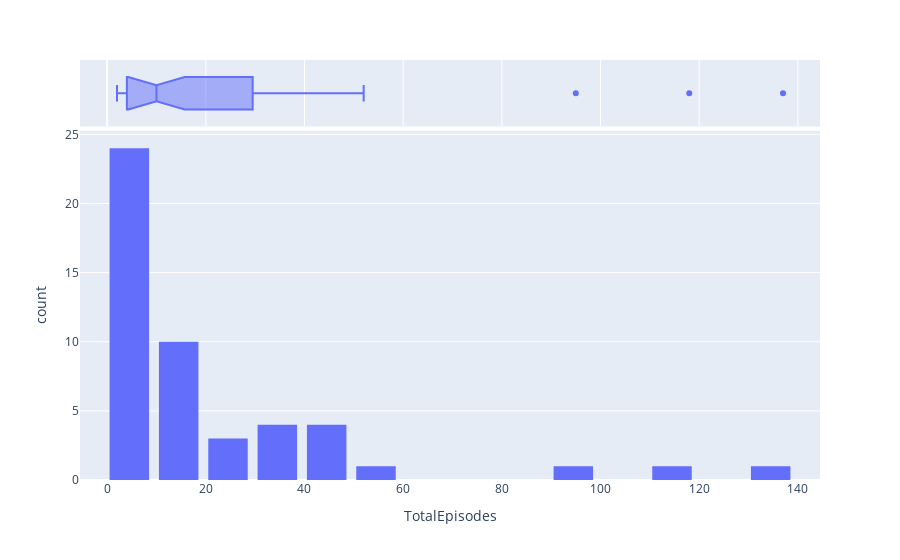

The code cell stored with this chart in its notebook:
### Code cell
# Histogram based on Total episodes
ax = px.histogram(data,x='TotalEpisodes',marginal="box",nbins=18)
ax.update_layout(bargap=0.2)

### Figure 1 — Plotly figure (JSON) as saved in the notebook; plotly's stock layout.template omitted (floating-point values rounded to 4 significant figures)
{"data": [{"alignmentgroup": "True", "bingroup": "x", "hovertemplate": "TotalEpisodes=%{x}<br>count=%{y}<extra></extra>", "legendgroup": "", "marker": {"color": "#636efa", "pattern": {"shape": ""}}, "name": "", "nbinsx": 18, "offsetgroup": "", "orientation": "v", "showlegend": false, "type": "histogram", "x": [3, 5, 10, 12, 15, 2, 6, 8, 2, 4, 2, 8, 14, 39, 5, 3, 5, 9, 43, 11, 15, 5, 2, 35, 49, 13, 11, 45, 3, 21, 2, 14, 31, 4, 33, 27, 6, 52, 4, 47, 3, 118, 4, 29, 3, 95, 12, 2, 137], "xaxis": "x", "yaxis": "y"}, {"alignmentgroup": "True", "hovertemplate": "TotalEpisodes=%{x}<extra></extra>", "legendgroup": "", "marker": {"color": "#636efa"}, "name": "", "notched": true, "offsetgroup": "", "showlegend": false, "type": "box", "x": [3, 5, 10, 12, 15, 2, 6, 8, 2, 4, 2, 8, 14, 39, 5, 3, 5, 9, 43, 11, 15, 5, 2, 35, 49, 13, 11, 45, 3, 21, 2, 14, 31, 4, 33, 27, 6, 52, 4, 47, 3, 118, 4, 29, 3, 95, 12, 2, 137], "xaxis": "x2", "yaxis": "y2"}], "layout": {"bargap": 0.2, "barmode": "relative", "legend": {"tracegroupgap": 0}, "margin": {"t": 60}, "xaxis": {"anchor": "y", "domain": [0, 1], "title": {"text": "TotalEpisodes"}}, "xaxis2": {"anchor": "y2", "domain": [0, 1], "matches": "x", "showgrid": true, "showticklabels": false}, "yaxis": {"anchor": "x", "domain": [0, 0.8316], "title": {"text": "count"}}, "yaxis2": {"anchor": "x2", "domain": [0.8416, 1], "matches": "y2", "showgrid": false, "showline": false, "showticklabels": false, "ticks": ""}}}
